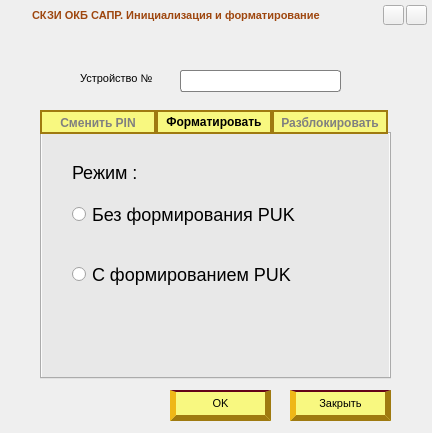
<?xml version="1.0" encoding="UTF-8"?>
<ui version="4.0">
 <class>MainWindow</class>
 <widget class="QMainWindow" name="MainWindow">
  <property name="geometry">
   <rect>
    <x>0</x>
    <y>0</y>
    <width>432</width>
    <height>433</height>
   </rect>
  </property>
  <property name="windowTitle">
   <string>MainWindow</string>
  </property>
  <property name="windowIcon">
   <iconset resource="resources.qrc">
    <normaloff>:/images/icon.png</normaloff>:/images/icon.png</iconset>
  </property>
  <property name="styleSheet">
   <string notr="true">QComboBox::drop-down 
{
    border: 0px;
}

QComboBox::down-arrow {
    image: url(&quot;:/images/scrol.png&quot;);
    width: 20px;
    height: 20px;
}

  QComboBox:pressed {
 	border: 2px solid rgb(159, 122, 16);
	background: rgb(248, 248, 128);
}
QComboBox{border: 1px solid gray;
     border-radius: 3px;
     padding: 1px 18px 1px 3px;
     min-width: 6em;
 }
 QComboBox:editable {
     background: white;

 }



QTabBar::tab {
font: bold;
  background:  rgb(248, 248, 128);
color: grey;

   border: 2px solid rgb(159, 122, 16);
  width: 112px;
height: 20px; 
 }
QTabBar::tab:selected {
  color: black;
 }

</string>
  </property>
  <widget class="QWidget" name="centralWidget">
   <widget class="QPushButton" name="btnCancel">
    <property name="geometry">
     <rect>
      <x>290</x>
      <y>390</y>
      <width>101</width>
      <height>31</height>
     </rect>
    </property>
    <property name="font">
     <font>
      <pointsize>8</pointsize>
     </font>
    </property>
    <property name="styleSheet">
     <string notr="true">QPushButton {
     background-color: rgb(248, 248, 128);

    border-top: 2px solid rgb(100, 2, 24);
  border-right: 6px outset rgb(159, 122, 16);
  border-bottom: 6px outset rgb(159, 122, 16);
  border-left: 6px outset rgb(159, 122, 16);

 }

 QPushButton:hover {
background-color: rgb(248, 238, 0);
  border-right: 6px outset rgb(200, 122, 16);
  border-bottom: 6px outset rgb(200, 122, 16);
  border-left: 6px outset rgb(200, 122, 16);
}</string>
    </property>
    <property name="text">
     <string>Закрыть</string>
    </property>
   </widget>
   <widget class="QTabWidget" name="tabWidget">
    <property name="enabled">
     <bool>true</bool>
    </property>
    <property name="geometry">
     <rect>
      <x>40</x>
      <y>110</y>
      <width>351</width>
      <height>269</height>
     </rect>
    </property>
    <property name="sizePolicy">
     <sizepolicy hsizetype="Expanding" vsizetype="Expanding">
      <horstretch>0</horstretch>
      <verstretch>0</verstretch>
     </sizepolicy>
    </property>
    <property name="sizeIncrement">
     <size>
      <width>0</width>
      <height>0</height>
     </size>
    </property>
    <property name="baseSize">
     <size>
      <width>1</width>
      <height>0</height>
     </size>
    </property>
    <property name="mouseTracking">
     <bool>true</bool>
    </property>
    <property name="focusPolicy">
     <enum>Qt::ClickFocus</enum>
    </property>
    <property name="acceptDrops">
     <bool>true</bool>
    </property>
    <property name="layoutDirection">
     <enum>Qt::LeftToRight</enum>
    </property>
    <property name="autoFillBackground">
     <bool>false</bool>
    </property>
    <property name="styleSheet">
     <string notr="true">QLabel  { font-size: 18px }

QFrame  { 
background-color: rgb(232, 232, 232);
 }


QRadioButton  { font-size: 18px }

 QLineEdit:hover {

  border: 3px solid rgb(248, 248, 128);
}

 QLineEdit:pressed {

  border: 3px solid rgb(248, 248, 128);
background: rgb(232, 232, 232);
}

</string>
    </property>
    <property name="tabShape">
     <enum>QTabWidget::Rounded</enum>
    </property>
    <property name="currentIndex">
     <number>1</number>
    </property>
    <property name="usesScrollButtons">
     <bool>true</bool>
    </property>
    <property name="tabBarAutoHide">
     <bool>true</bool>
    </property>
    <widget class="QWidget" name="tabChangePin">
     <attribute name="title">
      <string>Сменить PIN</string>
     </attribute>
     <widget class="QWidget" name="verticalLayoutWidget">
      <property name="geometry">
       <rect>
        <x>30</x>
        <y>20</y>
        <width>281</width>
        <height>201</height>
       </rect>
      </property>
      <layout class="QVBoxLayout" name="verticalLayout">
       <property name="spacing">
        <number>7</number>
       </property>
       <property name="leftMargin">
        <number>0</number>
       </property>
       <property name="topMargin">
        <number>0</number>
       </property>
       <item>
        <widget class="QLabel" name="label_4">
         <property name="font">
          <font>
           <pointsize>-1</pointsize>
          </font>
         </property>
         <property name="text">
          <string>Введите старый PIN-код</string>
         </property>
        </widget>
       </item>
       <item>
        <widget class="QLineEdit" name="editOldPin">
         <property name="enabled">
          <bool>true</bool>
         </property>
         <property name="minimumSize">
          <size>
           <width>8</width>
           <height>0</height>
          </size>
         </property>
         <property name="maximumSize">
          <size>
           <width>16777215</width>
           <height>16777215</height>
          </size>
         </property>
         <property name="contextMenuPolicy">
          <enum>Qt::DefaultContextMenu</enum>
         </property>
         <property name="maxLength">
          <number>32</number>
         </property>
         <property name="echoMode">
          <enum>QLineEdit::Password</enum>
         </property>
         <property name="dragEnabled">
          <bool>false</bool>
         </property>
         <property name="cursorMoveStyle">
          <enum>Qt::LogicalMoveStyle</enum>
         </property>
        </widget>
       </item>
       <item>
        <widget class="QLabel" name="label_5">
         <property name="font">
          <font>
           <pointsize>-1</pointsize>
          </font>
         </property>
         <property name="text">
          <string>Введите новый PIN-код</string>
         </property>
        </widget>
       </item>
       <item>
        <widget class="QLineEdit" name="editPin1">
         <property name="maxLength">
          <number>32</number>
         </property>
         <property name="echoMode">
          <enum>QLineEdit::Password</enum>
         </property>
        </widget>
       </item>
       <item>
        <widget class="QLabel" name="label_6">
         <property name="font">
          <font>
           <pointsize>-1</pointsize>
          </font>
         </property>
         <property name="text">
          <string>Подтвердите новый PIN-код</string>
         </property>
        </widget>
       </item>
       <item>
        <widget class="QLineEdit" name="editPin2">
         <property name="maxLength">
          <number>32</number>
         </property>
         <property name="echoMode">
          <enum>QLineEdit::Password</enum>
         </property>
        </widget>
       </item>
      </layout>
     </widget>
    </widget>
    <widget class="QWidget" name="tabFormat">
     <attribute name="title">
      <string>Форматировать</string>
     </attribute>
     <widget class="QLabel" name="label_10">
      <property name="geometry">
       <rect>
        <x>30</x>
        <y>30</y>
        <width>131</width>
        <height>16</height>
       </rect>
      </property>
      <property name="text">
       <string>Режим :</string>
      </property>
     </widget>
     <widget class="QRadioButton" name="radioButton">
      <property name="geometry">
       <rect>
        <x>30</x>
        <y>70</y>
        <width>271</width>
        <height>21</height>
       </rect>
      </property>
      <property name="focusPolicy">
       <enum>Qt::StrongFocus</enum>
      </property>
      <property name="acceptDrops">
       <bool>false</bool>
      </property>
      <property name="layoutDirection">
       <enum>Qt::LeftToRight</enum>
      </property>
      <property name="text">
       <string>Без формирования PUK</string>
      </property>
      <property name="checkable">
       <bool>true</bool>
      </property>
     </widget>
     <widget class="QRadioButton" name="radioButton_2">
      <property name="geometry">
       <rect>
        <x>30</x>
        <y>130</y>
        <width>241</width>
        <height>21</height>
       </rect>
      </property>
      <property name="text">
       <string>С формированием PUK</string>
      </property>
     </widget>
    </widget>
    <widget class="QWidget" name="tabUnblock">
     <attribute name="title">
      <string>Разблокировать</string>
     </attribute>
     <widget class="QWidget" name="verticalLayoutWidget_2">
      <property name="geometry">
       <rect>
        <x>30</x>
        <y>20</y>
        <width>281</width>
        <height>201</height>
       </rect>
      </property>
      <layout class="QVBoxLayout" name="verticalLayout_2">
       <item>
        <widget class="QLabel" name="label_7">
         <property name="text">
          <string>Введите PUK-код</string>
         </property>
        </widget>
       </item>
       <item>
        <widget class="QLineEdit" name="editPuk">
         <property name="maxLength">
          <number>32</number>
         </property>
         <property name="echoMode">
          <enum>QLineEdit::Password</enum>
         </property>
        </widget>
       </item>
       <item>
        <widget class="QLabel" name="label_8">
         <property name="text">
          <string>Введите новый PIN-код</string>
         </property>
        </widget>
       </item>
       <item>
        <widget class="QLineEdit" name="editPin1_2">
         <property name="maxLength">
          <number>32</number>
         </property>
         <property name="echoMode">
          <enum>QLineEdit::Password</enum>
         </property>
        </widget>
       </item>
       <item>
        <widget class="QLabel" name="label_9">
         <property name="text">
          <string>Подтвердите новый PIN-код</string>
         </property>
        </widget>
       </item>
       <item>
        <widget class="QLineEdit" name="editPin2_2">
         <property name="maxLength">
          <number>32</number>
         </property>
         <property name="echoMode">
          <enum>QLineEdit::Password</enum>
         </property>
        </widget>
       </item>
      </layout>
     </widget>
    </widget>
   </widget>
   <widget class="QLabel" name="label">
    <property name="geometry">
     <rect>
      <x>80</x>
      <y>70</y>
      <width>91</width>
      <height>16</height>
     </rect>
    </property>
    <property name="font">
     <font>
      <pointsize>8</pointsize>
     </font>
    </property>
    <property name="text">
     <string>Устройство №</string>
    </property>
   </widget>
   <widget class="QComboBox" name="cmbBoxDevice">
    <property name="geometry">
     <rect>
      <x>180</x>
      <y>70</y>
      <width>161</width>
      <height>22</height>
     </rect>
    </property>
   </widget>
   <widget class="QPushButton" name="btnOk">
    <property name="geometry">
     <rect>
      <x>170</x>
      <y>390</y>
      <width>101</width>
      <height>31</height>
     </rect>
    </property>
    <property name="font">
     <font>
      <pointsize>8</pointsize>
     </font>
    </property>
    <property name="styleSheet">
     <string notr="true">QPushButton {
     background-color: rgb(248, 248, 128);

    border-top: 2px solid rgb(100, 2, 24);
  border-right: 6px outset rgb(159, 122, 16);
  border-bottom: 6px outset rgb(159, 122, 16);
  border-left: 6px outset rgb(159, 122, 16);

 }

 QPushButton:hover {
background-color: rgb(248, 238, 0);
  border-right: 6px outset rgb(200, 122, 16);
  border-bottom: 6px outset rgb(200, 122, 16);
  border-left: 6px outset rgb(200, 122, 16);
}</string>
    </property>
    <property name="text">
     <string>ОK</string>
    </property>
   </widget>
   <widget class="QPushButton" name="btnClose">
    <property name="geometry">
     <rect>
      <x>406</x>
      <y>5</y>
      <width>21</width>
      <height>20</height>
     </rect>
    </property>
    <property name="styleSheet">
     <string notr="true">QPushButton {
     background:url(&quot;:/images/close.png&quot;);
  }

 QPushButton:hover {
 background-image:url(&quot;:/images/close1.png&quot;);
}
</string>
    </property>
    <property name="text">
     <string/>
    </property>
   </widget>
   <widget class="QPushButton" name="btnMinim">
    <property name="geometry">
     <rect>
      <x>383</x>
      <y>5</y>
      <width>21</width>
      <height>20</height>
     </rect>
    </property>
    <property name="styleSheet">
     <string notr="true">QPushButton {
     background-image:url(&quot;:/images/minim.png&quot;);

    }
 QPushButton:hover {
 background-image:url(&quot;:/images/minim1.png&quot;);
}</string>
    </property>
    <property name="text">
     <string/>
    </property>
   </widget>
   <widget class="QLabel" name="label_2">
    <property name="geometry">
     <rect>
      <x>32</x>
      <y>7</y>
      <width>351</width>
      <height>16</height>
     </rect>
    </property>
    <property name="font">
     <font>
      <pointsize>8</pointsize>
      <weight>75</weight>
      <bold>true</bold>
     </font>
    </property>
    <property name="styleSheet">
     <string notr="true">QLabel {
color: rgb(158, 70, 14);
}</string>
    </property>
    <property name="text">
     <string>СКЗИ ОКБ САПР. Инициализация и форматирование</string>
    </property>
   </widget>
  </widget>
 </widget>
 <layoutdefault spacing="6" margin="11"/>
 <resources>
  <include location="resources.qrc"/>
 </resources>
 <connections/>
</ui>
